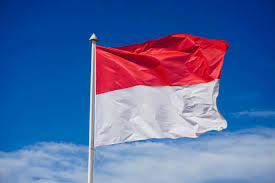
#> input picture indonesia.jpeg, 275 x 183 px, given in place of the camera
$ python task2.py   (older library calls are emulated)
#> lines starting #> are read from the running program, lines starting #| are printed output that depends on the picture; after the words box and inside, x2 and y2 are one past the last pixel; in counts of white or black regions, pixels touching at a corner belong together
import cv2
import numpy as np
import matplotlib.pyplot as plt


# Function to capture image from camera
def capture_image(source=0):
#> called with source = 0
    cap = cv2.VideoCapture(source)
    if not cap.isOpened():
        print("Error: Could not access the camera.")
        return None
    ret, frame = cap.read()
#> frame is the input picture: shape (183, 275, 3); mean B, G, R 161.7, 107.6, 84.8
    cap.release()
    if not ret:
        print("Error: Could not capture an image.")
        return None
    return frame


# Function to convert to grayscale
def grayscale_image(image):
    return cv2.cvtColor(image, cv2.COLOR_BGR2GRAY)
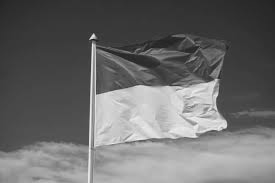
#> returned value: shape (183, 275); min 19, max 242, mean 106.9


# Function to threshold an image into black and white
def threshold_bw(image, threshold=127):
#> called with threshold = 127
    gray = grayscale_image(image)
    _, binary = cv2.threshold(gray, threshold, 255, cv2.THRESH_BINARY_INV)
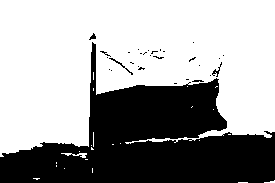
#> binary: shape (183, 275); 63.2% white; 30 black regions (26 under 20 px), largest, box (x1, y1, x2, y2) and area: (0, 42, 275, 183) 18272, (109, 58, 133, 75) 46, (212, 62, 222, 77) 39, (89, 33, 96, 40) 25
    return binary


# Function to threshold into 16 gray colors (8 regions)
def threshold_16_gray(image):
    gray = grayscale_image(image)
    step = 32  # Divide 256 into 8 regions (32 each)
    quantized = (gray // step) * step
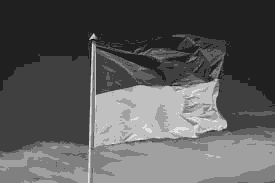
#> quantized: shape (183, 275); min 0, max 224, mean 90.8
    return quantized


# Apply Sobel filter and Canny edge detector
def sobel_canny(image):
    gray = grayscale_image(image)
    sobel = cv2.Sobel(gray, cv2.CV_64F, 1, 0, ksize=3)
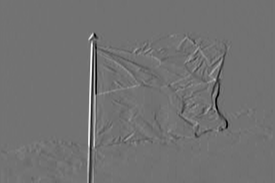
#> sobel: shape (183, 275) float64; min -570, max 702, mean 0.2; drawn with min black and max white
    sobel = cv2.convertScaleAbs(sobel)
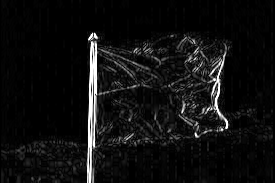
#> sobel: shape (183, 275); min 0, max 255, mean 15.8
    canny = cv2.Canny(gray, 50, 150)
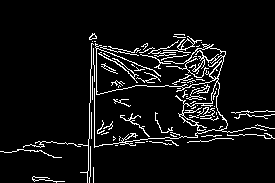
#> canny: shape (183, 275); 6.7% white in thin lines or dots, all inside (x1, y1, x2, y2) = (0, 33, 275, 183)
    return sobel, canny


# Apply Gaussian filter to remove noise
def gaussian_blur(image, kernel_size=(5, 5)):
#> called with kernel_size = (5, 5)
    return cv2.GaussianBlur(image, kernel_size, 0)
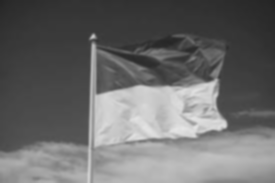
#> returned value: shape (183, 275); min 35, max 229, mean 106.9


# Sharpen an image using a sharpening kernel
def sharpen_image(image):
    kernel = np.array([[0, -1, 0], [-1, 5, -1], [0, -1, 0]])
    sharpened = cv2.filter2D(image, -1, kernel)
    return sharpened


# Convert RGB to BGR
def rgb_to_bgr(image):
    return cv2.cvtColor(image, cv2.COLOR_RGB2BGR)
#> returned value: shape (183, 275, 3)


# Display images in a 2x4 grid
def show_images_grid(images, titles, n=2, m=4):
#> called with n = 2, m = 4
    plt.figure(figsize=(15, 8))
    for i, (img, title) in enumerate(zip(images, titles)):
        cmap = 'gray' if len(img.shape) == 2 else None
        plt.subplot(n, m, i + 1)
        plt.imshow(img, cmap=cmap)
        plt.title(title)
        plt.axis('off')
#> this loop made 8 passes
#> title on passes 1 to 8: 'Original', 'Grayscale', 'Black & White', '16 Gray Colors', 'Sobel Filter', 'Canny Edge', 'Gaussian Blur', 'Sharpened Image'
    plt.tight_layout()
    plt.show()
#> figure, not shown here; B, G, R data is drawn as R, G, B


# Main execution
if __name__ == "__main__":
    source = 0  # Use 0 or 1 depending on camera
    captured_image = capture_image(source)

    if captured_image is not None:
        # a. Grayscale
        gray_image = grayscale_image(captured_image)

        # b. Thresholding
        bw_image = threshold_bw(captured_image)
        gray16_image = threshold_16_gray(captured_image)

        # c. Sobel filter and Canny edge detector
        sobel_image, canny_image = sobel_canny(captured_image)

        # d. Gaussian filter
        blurred_image = gaussian_blur(gray_image)

        # e. Sharpen the blurred image
        sharpened_image = sharpen_image(blurred_image)

        # f. RGB to BGR conversion
        bgr_image = rgb_to_bgr(captured_image)

        # Prepare images and titles for the grid
        images = [
            captured_image, gray_image, bw_image, gray16_image,
            sobel_image, canny_image, blurred_image, sharpened_image
        ]
        titles = [
            "Original", "Grayscale", "Black & White", "16 Gray Colors",
            "Sobel Filter", "Canny Edge", "Gaussian Blur", "Sharpened Image"
        ]

        # Display the grid
        show_images_grid(images, titles, n=2, m=4)

        print("Default color channel in OpenCV is BGR.")

$ run again, on task1.jpeg
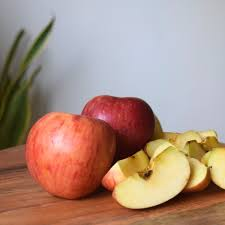
#> input picture task1.jpeg, 225 x 225 px, given in place of the camera
#> in capture_image, frame is the input picture: shape (225, 225, 3); mean B, G, R 129.3, 142.7, 171.4
#> in threshold_bw, `_, binary = cv2.threshold(gray, threshold, 255, cv2.THRESH_BINARY_INV)`:
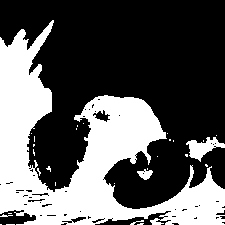
#> binary: shape (225, 225); 35.8% white; 29 white regions (25 under 20 px), largest, box (x1, y1, x2, y2) and area: (0, 20, 225, 225) 17436, (186, 137, 225, 162) 441, (137, 169, 153, 180) 104, (130, 220, 144, 225) 22
#> in sobel_canny, `canny = cv2.Canny(gray, 50, 150)`:
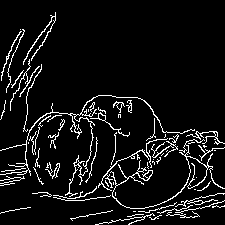
#> canny: shape (225, 225); 7.4% white in thin lines or dots
#> the loop in show_images_grid, `for i, (img, title) in enumerate(zip(images, titles)):` made 8 passes
#> title on passes 1 to 8: 'Original', 'Grayscale', 'Black & White', '16 Gray Colors', 'Sobel Filter', 'Canny Edge', 'Gaussian Blur', 'Sharpened Image'
